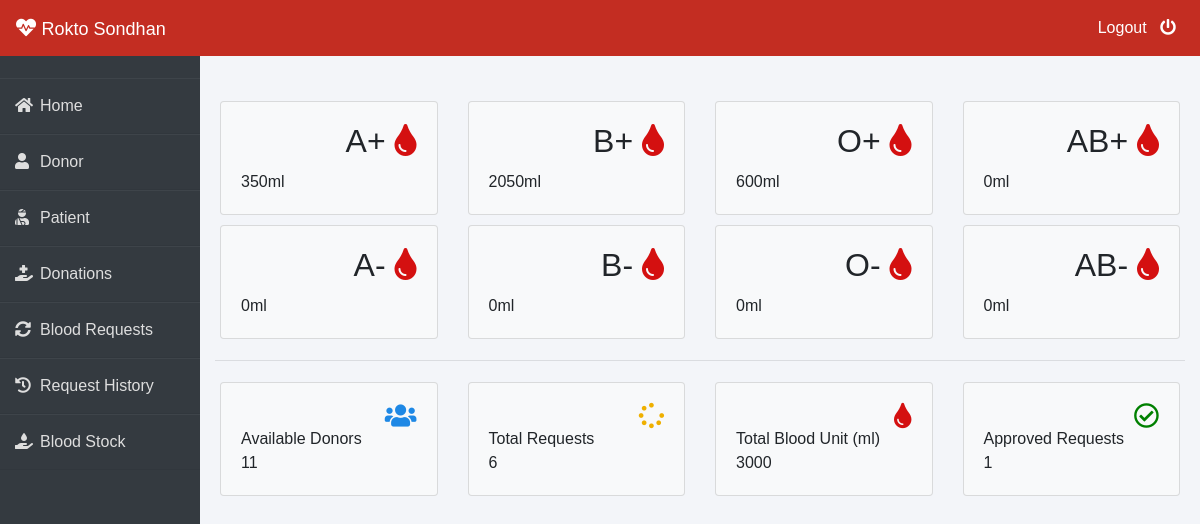
The page /admin-dashboard (signed in) on the database its author committed.
### blood/models.py (models this page shows, shortened)
class Stock(models.Model):
    bloodgroup=models.CharField(max_length=10)
    unit=models.PositiveIntegerField(default=0)

### blood/views.py (the view)
# urls.py: path('admin-dashboard', views.admin_dashboard_view,name='admin-dashboard'),
@login_required(login_url='adminlogin')
def admin_dashboard_view(request):
    totalunit=models.Stock.objects.aggregate(Sum('unit'))
    dict={
        'A1':models.Stock.objects.get(bloodgroup="A+"),
        'A2':models.Stock.objects.get(bloodgroup="A-"),
        'B1':models.Stock.objects.get(bloodgroup="B+"),
        'B2':models.Stock.objects.get(bloodgroup="B-"),
        'AB1':models.Stock.objects.get(bloodgroup="AB+"),
        'AB2':models.Stock.objects.get(bloodgroup="AB-"),
        'O1':models.Stock.objects.get(bloodgroup="O+"),
        'O2':models.Stock.objects.get(bloodgroup="O-"),
        'totaldonors':dmodels.Donor.objects.all().count(),
        'totalbloodunit':totalunit['unit__sum'],
        'totalrequest':models.BloodRequest.objects.all().count(),
        'totalapprovedrequest':models.BloodRequest.objects.all().filter(status='Approved').count()
    }
    return render(request,'blood/admin_dashboard.html',context=dict)

### templates/blood/admin_dashboard.html
{% extends 'blood/adminbase.html' %}
{% block content %}
<br><br>
<div class="container">
    <div class="row">
        <div class="col-sm-3">
          <div class="card bg-light">
            <div class="card-body">
                <div class="blood">
                    <h2>A+ <i class="fas fa-tint" ></i></h2>
                </div><br><br>
                <div>
                    {{A1.unit}}ml
                </div>
            </div>
          </div>
        </div>
        <div class="col-sm-3">
            <div class="card bg-light">
                <div class="card-body">
                    <div class="blood">
                        <h2>B+ <i class="fas fa-tint"></i></h2>
                    </div><br><br>
                    <div>
                      {{B1.unit}}ml
                    </div>
                </div>
              </div>
        </div>
        <div class="col-sm-3">
            <div class="card bg-light">
                <div class="card-body">
                    <div class="blood">
                        <h2>O+ <i class="fas fa-tint"></i></h2>
                    </div><br><br>
                    <div>
                      {{O1.unit}}ml
                    </div>
                </div>
              </div>
          </div>
          <div class="col-sm-3">
            <div class="card bg-light">
                <div class="card-body">
                    <div class="blood">
                        <h2>AB+ <i class="fas fa-tint"></i></h2>
                    </div><br><br>
                    <div>
                      {{AB1.unit}}ml
                    </div>
                </div>
              </div>
          </div>
      </div>
      <div class="row">
        <div class="col-sm-3">
          <div class="card bg-light">
            <div class="card-body">
                <div class="blood">
                    <h2>A- <i class="fas fa-tint"></i></h2>
                </div><br><br>
                <div>
                  {{A2.unit}}ml
                </div>
            </div>
          </div>
        </div>
        <div class="col-sm-3">
            <div class="card bg-light">
                <div class="card-body">
                    <div class="blood">
                        <h2>B- <i class="fas fa-tint"></i></h2>
                    </div><br><br>
                    <div>
                      {{B2.unit}}ml
                    </div>
                </div>
              </div>
        </div>
        <div class="col-sm-3">
            <div class="card bg-light">
                <div class="card-body">
                    <div class="blood">
                        <h2>O- <i class="fas fa-tint"></i></h2>
                    </div><br><br>
                    <div>
                      {{O2.unit}}ml
                    </div>
                </div>
              </div>
          </div>
          <div class="col-sm-3">
            <div class="card bg-light">
                <div class="card-body">
                    <div class="blood">
                        <h2>AB- <i class="fas fa-tint"></i></h2>
                    </div><br><br>
                    <div>
                      {{AB2.unit}}ml
                    </div>
                </div>
              </div>
          </div>
      </div>
<hr>
    <div class="row">
      <div class="col-sm-3">
        <div class="card bg-light">
          <div class="card-body">
              <div class="blood">
                  <i class="fas fa-users" style="color: #1e88e5;"></i>
              </div><br>
              <div>
                  Available Donors <br>
                  {{totaldonors}}
              </div>
          </div>
        </div>
      </div>
      <div class="col-sm-3">
          <div class="card bg-light">
              <div class="card-body">
                  <div class="blood">
                      <i class="fas fa-spinner" style="color:#efb000;"></i>
                  </div><br>
                  <div>
                      Total Requests <br>
                     {{totalrequest}}
                  </div>
              </div>
            </div>
      </div>
        <div class="col-sm-3">
          <div class="card bg-light">
              <div class="card-body">
                  <div class="blood">
                      <i class="fas fa-tint xyz" style="color:#d41010;"></i>
                  </div><br>
                  <div>
                      Total Blood Unit (ml) <br>
                      {{totalbloodunit}}
                  </div>
              </div>
            </div>
        </div>
        <div class="col-sm-3">
            <div class="card bg-light">
                <div class="card-body">
                    <div class="blood">
                        <i class="far fa-check-circle" style="color:green;"></i>
                    </div><br>
                    <div>
                        Approved Requests <br>
                        {{totalapprovedrequest}}
                    </div>
                </div>
              </div>
          </div>
    </div>
</div>
{% endblock content %}

### templates/blood/adminbase.html (style rules this page uses)
.row { padding: 5px; }
.fa-tint { color: #d41010 }
.blood { float: right; }
.fa-users { color: blue; font-size: 3ex; }
.fa-spinner { color: blue; font-size: 3ex; }
.fa-check-circle { color: blue; font-size: 3ex; }
.xyz { color: blue; font-size: 3ex; }
* { margin: 0; padding: 0; box-sizing: border-box; list-style: none; text-decoration: none; font-family: 'Josefin Sans', sans-serif; }
body { background-color: #f3f5f9; }

### rows shown on the page
Stock: unit "350"
Stock: unit "2050"
Stock: unit "600"
Stock: unit "0"
Stock: unit "0"
Stock: unit "0"
Stock: unit "0"
Stock: unit "0"

### other values the page prints
{{ totaldonors }} "11"
{{ totalrequest }} "6"
{{ totalbloodunit }} "3000"
{{ totalapprovedrequest }} "1"
